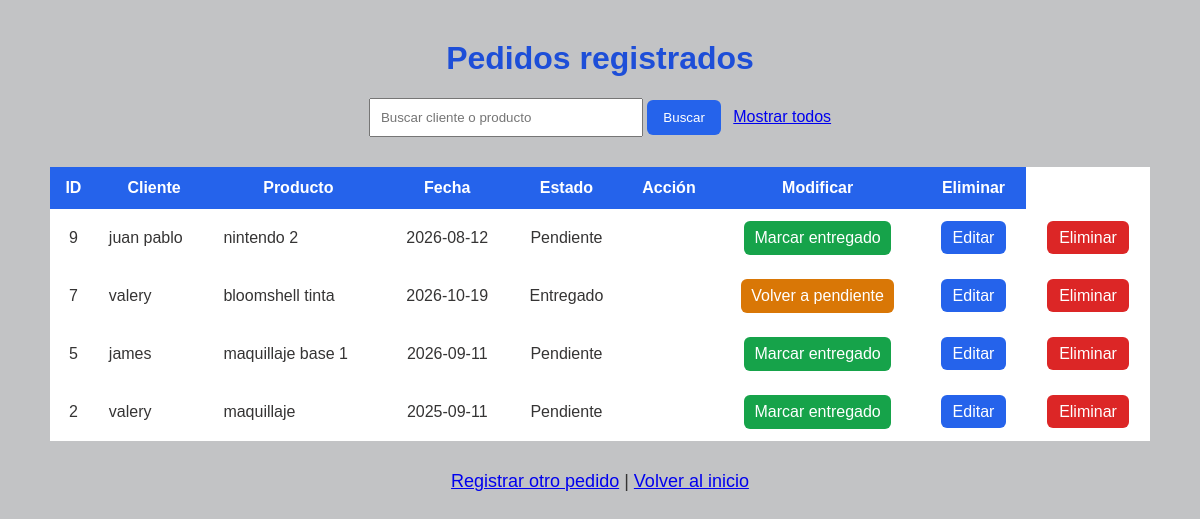
The app's page /listar.php with its own data.
### tables this page shows
CREATE TABLE `pedidos` (
  `id_pedido` int(11) NOT NULL,
  `id_cliente` int(11) NOT NULL,
  `producto` varchar(100) NOT NULL,
  `fecha` date NOT NULL,
  `estado` varchar(20) NOT NULL DEFAULT 'Pendiente'
);

CREATE TABLE `clientes` (
  `id_cliente` int(11) NOT NULL,
  `nombre` varchar(100) NOT NULL
);

### listar.php (the view, shortened to what this page needs)
<?php
require_once "conexion.php";
$busqueda = "";
$sql = "SELECT pedidos.id_pedido, clientes.nombre,
               pedidos.producto, pedidos.fecha, pedidos.estado
        FROM pedidos
        INNER JOIN clientes
        ON pedidos.id_cliente = clientes.id_cliente";
if (isset($_GET["buscar"])) {
    $busqueda = trim($_GET["buscar"]);
    $sql .= " WHERE clientes.nombre LIKE ?
              OR pedidos.producto LIKE ?";
    $consulta = $conexion->prepare(
        $sql . " ORDER BY pedidos.id_pedido DESC"
    );
    $texto = "%" . $busqueda . "%";
    $consulta->bind_param("ss", $texto, $texto);
    $consulta->execute();
    $resultado = $consulta->get_result();
} else {
    $sql .= " ORDER BY pedidos.id_pedido DESC";
    $resultado = $conexion->query($sql);
}
?>
<!DOCTYPE html>
<html lang="es">
<head>
    <link rel="stylesheet" href="css/estilos.css">
</head>
<body>
    <h1>Pedidos registrados</h1>
<form method="GET" action="listar.php"
      style="text-align: center; margin: 20px;">
    <input type="text" name="buscar"
           placeholder="Buscar cliente o producto"
           value="<?php echo htmlspecialchars($busqueda); ?>"
           style="padding: 10px; width: 250px; max-width: 90%;">
    <button type="submit"
            style="background-color: #2563eb; color: white; padding: 10px 16px; border: none; border-radius: 6px; cursor: pointer;">
        Buscar
    </button>
    <a href="listar.php" style="margin-left: 8px;">Mostrar todos</a>
</form>
    <div style="max-width: 1100px; margin: 30px auto; overflow-x: auto;">
        <table style="width: 100%; background: white; border-collapse: collapse;">
            <tr style="background-color: #2563eb; color: white;">
                <th style="padding: 12px;">ID</th>
                <th style="padding: 12px;">Cliente</th>
                <th style="padding: 12px;">Producto</th>
                <th style="padding: 12px;">Fecha</th>
                <th style="padding: 12px;">Estado</th>
                <th style="padding: 12px;">Acción</th>
                <th style="padding: 12px;">Modificar</th>
                <th style="padding: 12px;">Eliminar</th>
            </tr>
            <?php while ($fila = $resultado->fetch_assoc()): ?>
                <tr>
                    <td style="padding: 12px; text-align: center;">
                        <?php echo $fila["id_pedido"]; ?>
                    </td>
                    <td style="padding: 12px;">
                        <?php echo htmlspecialchars($fila["nombre"]); ?>
                    </td>
                    <td style="padding: 12px;">
                        <?php echo htmlspecialchars($fila["producto"]); ?>
                    </td>
                    <td style="padding: 12px; text-align: center;">
                        <?php echo $fila["fecha"]; ?>
                    </td>
                    <td style="padding: 12px; text-align: center;">
                        <?php echo htmlspecialchars($fila["estado"]); ?>
                    </td>
                    <td style="padding: 12px; text-align: center;">
<td style="padding: 12px; text-align: center;">
    <a href="cambiar_estado.php?id=<?php echo $fila['id_pedido']; ?>"
       style="background-color: <?php echo $fila['estado'] == 'Pendiente' ? '#16a34a' : '#d97706'; ?>; color: white; padding: 8px 10px; border-radius: 6px; text-decoration: none; display: inline-block; min-width: 130px; box-sizing: border-box;">
        <?php
        if ($fila['estado'] == 'Pendiente') {
            echo 'Marcar entregado';
        } else {
            echo 'Volver a pendiente';
        }
        ?>
    </a>
</td>
<td style="padding: 12px; text-align: center;">
    <a href="editar.php?id=<?php echo $fila["id_pedido"]; ?>"
       style="background-color: #2563eb; color: white; padding: 8px 12px; border-radius: 6px; text-decoration: none;">
        Editar
    </a>
</td>
<td style="padding: 12px; text-align: center;">
    <a href="eliminar.php?id=<?php echo $fila["id_pedido"]; ?>"
       onclick="return confirm('¿Estás seguro de que deseas eliminar este pedido?');"
       style="background-color: #dc2626; color: white; padding: 8px 12px; border-radius: 6px; text-decoration: none;">
        Eliminar
    </a>
</td>
                </tr>
            <?php endwhile; ?>
        </table>
    </div>
    <p>
        <a href="registrar.php">Registrar otro pedido</a>
        |
        <a href="index.php">Volver al inicio</a>
    </p>
</body>
</html>

### estilos.css (style rules this page uses)
body { font-family: Arial, sans-serif; background-color: #c2c3c5; margin: 0; padding: 0; color: #353434; }
h1 { color: #1d4ed8; text-align: center; margin-top: 40px; }
p { text-align: center; font-size: 18px; }

### records on screen
pedidos: id_pedido "9", id_cliente.nombre "juan pablo", producto "nintendo 2", fecha "2026-08-12", estado "Pendiente", shows "Marcar entregado"
pedidos: id_pedido "7", id_cliente.nombre "valery", producto "bloomshell tinta", fecha "2026-10-19", estado "Entregado", shows "Volver a pendiente"
pedidos: id_pedido "5", id_cliente.nombre "james", producto "maquillaje base 1", fecha "2026-09-11", estado "Pendiente", shows "Marcar entregado"
pedidos: id_pedido "2", id_cliente.nombre "valery", producto "maquillaje", fecha "2025-09-11", estado "Pendiente", shows "Marcar entregado"
